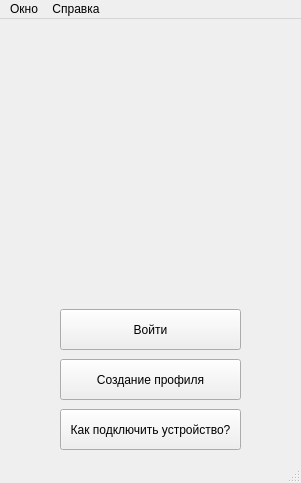
<?xml version="1.0" encoding="UTF-8"?>
<ui version="4.0">
 <class>Qwibit</class>
 <widget class="QMainWindow" name="Qwibit">
  <property name="geometry">
   <rect>
    <x>0</x>
    <y>0</y>
    <width>301</width>
    <height>483</height>
   </rect>
  </property>
  <property name="windowTitle">
   <string>Qwibit</string>
  </property>
  <widget class="QWidget" name="centralwidget">
   <widget class="QLabel" name="textVV">
    <property name="geometry">
     <rect>
      <x>0</x>
      <y>210</y>
      <width>301</width>
      <height>71</height>
     </rect>
    </property>
    <property name="text">
     <string>&lt;html&gt;&lt;head/&gt;&lt;body&gt;&lt;p align=&quot;center&quot;&gt;&lt;br/&gt;&lt;/p&gt;&lt;/body&gt;&lt;/html&gt;</string>
    </property>
   </widget>
   <widget class="QLabel" name="image">
    <property name="geometry">
     <rect>
      <x>60</x>
      <y>20</y>
      <width>181</width>
      <height>181</height>
     </rect>
    </property>
    <property name="text">
     <string/>
    </property>
   </widget>
   <widget class="QPushButton" name="pushButton">
    <property name="geometry">
     <rect>
      <x>60</x>
      <y>290</y>
      <width>181</width>
      <height>41</height>
     </rect>
    </property>
    <property name="text">
     <string>Войти</string>
    </property>
   </widget>
   <widget class="QPushButton" name="Proff">
    <property name="geometry">
     <rect>
      <x>60</x>
      <y>340</y>
      <width>181</width>
      <height>41</height>
     </rect>
    </property>
    <property name="text">
     <string>Создание профиля</string>
    </property>
   </widget>
   <widget class="QPushButton" name="pushButton_2">
    <property name="geometry">
     <rect>
      <x>60</x>
      <y>390</y>
      <width>181</width>
      <height>41</height>
     </rect>
    </property>
    <property name="text">
     <string>Как подключить устройство?</string>
    </property>
   </widget>
  </widget>
  <widget class="QStatusBar" name="statusbar"/>
  <widget class="QMenuBar" name="menubar">
   <property name="geometry">
    <rect>
     <x>0</x>
     <y>0</y>
     <width>301</width>
     <height>25</height>
    </rect>
   </property>
   <widget class="QMenu" name="menu">
    <property name="title">
     <string>Окно</string>
    </property>
    <addaction name="Quitt"/>
   </widget>
   <widget class="QMenu" name="menu_2">
    <property name="title">
     <string>Справка</string>
    </property>
    <addaction name="separator"/>
   </widget>
   <addaction name="menu"/>
   <addaction name="menu_2"/>
  </widget>
  <action name="Quitt">
   <property name="text">
    <string>Выход</string>
   </property>
  </action>
 </widget>
 <resources/>
 <connections/>
</ui>
